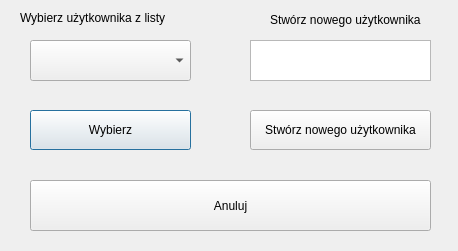
<?xml version="1.0" encoding="UTF-8"?>
<ui version="4.0">
 <class>ChangeUserWindow</class>
 <widget class="QDialog" name="ChangeUserWindow">
  <property name="windowModality">
   <enum>Qt::WindowModal</enum>
  </property>
  <property name="geometry">
   <rect>
    <x>0</x>
    <y>0</y>
    <width>458</width>
    <height>251</height>
   </rect>
  </property>
  <property name="minimumSize">
   <size>
    <width>458</width>
    <height>251</height>
   </size>
  </property>
  <property name="maximumSize">
   <size>
    <width>458</width>
    <height>251</height>
   </size>
  </property>
  <property name="windowTitle">
   <string>Dialog</string>
  </property>
  <widget class="QComboBox" name="usersComboBox">
   <property name="geometry">
    <rect>
     <x>30</x>
     <y>40</y>
     <width>161</width>
     <height>41</height>
    </rect>
   </property>
   <property name="minimumSize">
    <size>
     <width>0</width>
     <height>30</height>
    </size>
   </property>
  </widget>
  <widget class="QLabel" name="label">
   <property name="geometry">
    <rect>
     <x>20</x>
     <y>10</y>
     <width>191</width>
     <height>16</height>
    </rect>
   </property>
   <property name="text">
    <string>Wybierz użytkownika z listy</string>
   </property>
  </widget>
  <widget class="QLabel" name="label_2">
   <property name="geometry">
    <rect>
     <x>270</x>
     <y>10</y>
     <width>201</width>
     <height>20</height>
    </rect>
   </property>
   <property name="text">
    <string>Stwórz nowego użytkownika</string>
   </property>
  </widget>
  <widget class="QPushButton" name="chooseButton">
   <property name="geometry">
    <rect>
     <x>30</x>
     <y>110</y>
     <width>161</width>
     <height>40</height>
    </rect>
   </property>
   <property name="minimumSize">
    <size>
     <width>0</width>
     <height>40</height>
    </size>
   </property>
   <property name="text">
    <string>Wybierz</string>
   </property>
  </widget>
  <widget class="QPushButton" name="createButton">
   <property name="geometry">
    <rect>
     <x>250</x>
     <y>110</y>
     <width>181</width>
     <height>40</height>
    </rect>
   </property>
   <property name="text">
    <string>Stwórz nowego użytkownika</string>
   </property>
  </widget>
  <widget class="QPushButton" name="cancelButton">
   <property name="geometry">
    <rect>
     <x>30</x>
     <y>180</y>
     <width>401</width>
     <height>51</height>
    </rect>
   </property>
   <property name="text">
    <string>Anuluj</string>
   </property>
  </widget>
  <widget class="QTextEdit" name="nameTextEdit">
   <property name="geometry">
    <rect>
     <x>250</x>
     <y>40</y>
     <width>181</width>
     <height>41</height>
    </rect>
   </property>
  </widget>
 </widget>
 <resources/>
 <connections/>
</ui>
